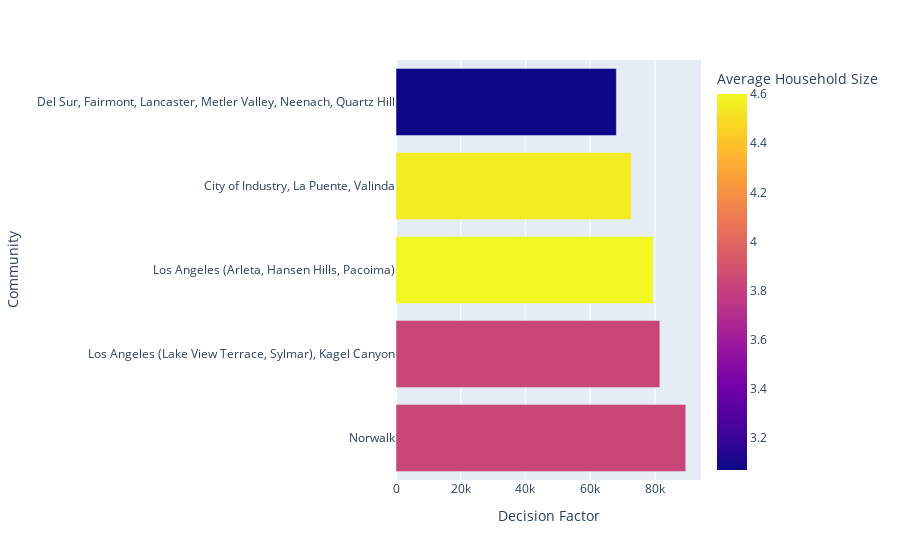

The cell this chart's notebook holds for it:
### Code cell
# draw the top 5 areas according to income and population
cluster3_top5 = cluster3_sorted.iloc[0:5]
fig = px.bar(cluster3_top5, x='Decision Factor', y='Community',
             color='Average Household Size' )
fig.show()

### Figure 1 — Plotly figure (JSON) as saved in the notebook; plotly's stock layout.template omitted (floating-point values rounded to 4 significant figures)
{"data": [{"alignmentgroup": "True", "hovertemplate": "Decision Factor=%{x}<br>Community=%{y}<br>Average Household Size=%{marker.color}<extra></extra>", "legendgroup": "", "marker": {"color": [3.83, 3.83, 4.6, 4.55, 3.07], "coloraxis": "coloraxis"}, "name": "", "offsetgroup": "", "orientation": "h", "showlegend": false, "textposition": "auto", "type": "bar", "x": [89510.0, 81510.0, 79390.0, 72700.0, 68070.0], "xaxis": "x", "y": ["Norwalk", "Los Angeles (Lake View Terrace, Sylmar), Kagel Canyon", "Los Angeles (Arleta, Hansen Hills, Pacoima)", "City of Industry, La Puente, Valinda", "Del Sur, Fairmont, Lancaster, Metler Valley, Neenach, Quartz Hill"], "yaxis": "y"}], "layout": {"barmode": "relative", "coloraxis": {"colorbar": {"title": {"text": "Average Household Size"}}, "colorscale": [[0, "#0d0887"], [0.1111, "#46039f"], [0.2222, "#7201a8"], [0.3333, "#9c179e"], [0.4444, "#bd3786"], [0.5556, "#d8576b"], [0.6667, "#ed7953"], [0.7778, "#fb9f3a"], [0.8889, "#fdca26"], [1, "#f0f921"]]}, "legend": {"tracegroupgap": 0}, "margin": {"t": 60}, "xaxis": {"anchor": "y", "domain": [0, 1], "title": {"text": "Decision Factor"}}, "yaxis": {"anchor": "x", "domain": [0, 1], "title": {"text": "Community"}}}}
